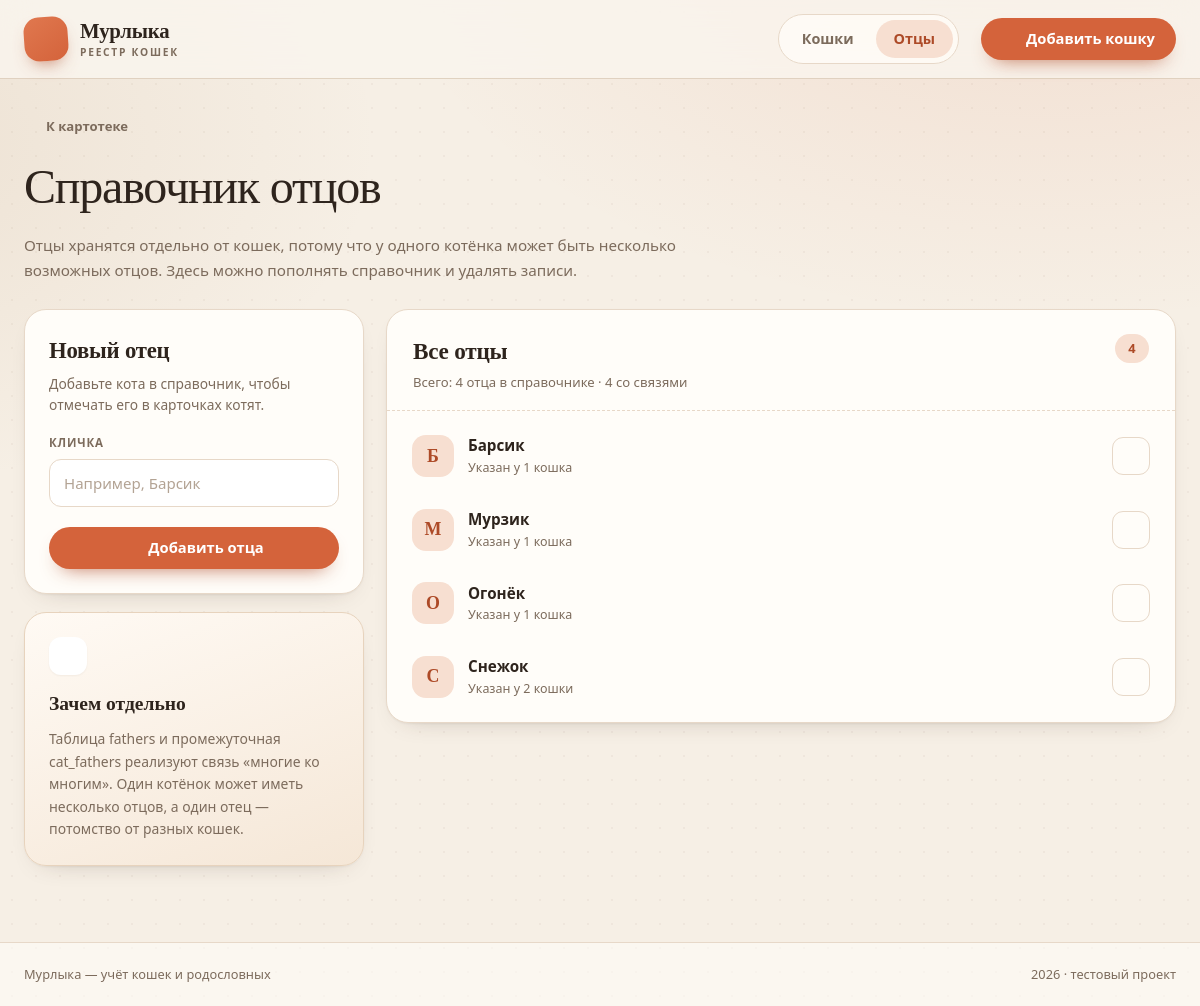
Page /fathers.php on the committed database.
### tables this page shows
CREATE TABLE fathers (
    id INT UNSIGNED NOT NULL AUTO_INCREMENT,
    name VARCHAR(100) NOT NULL,
    created_at TIMESTAMP NOT NULL DEFAULT CURRENT_TIMESTAMP,
    PRIMARY KEY (id),
    UNIQUE KEY uq_fathers_name (name)
);

### db.php (called while the page is built, shortened)
<?php
function db(): PDO
{
    static $pdo = null;
    $dsn = sprintf('mysql:host=%s;dbname=%s;charset=%s', DB_HOST, DB_NAME, DB_CHARSET);
    try {
        $pdo = new PDO($dsn, DB_USER, DB_PASS, [
            PDO::ATTR_ERRMODE => PDO::ERRMODE_EXCEPTION,
            PDO::ATTR_DEFAULT_FETCH_MODE => PDO::FETCH_ASSOC,
            PDO::ATTR_EMULATE_PREPARES => false,
        ]);
    } catch (PDOException $exception) {
        error_log('Database connection failed: ' . $exception->getMessage());
        http_response_code(500);
        exit('Не удалось подключиться к базе данных. Проверьте настройки подключения.');
    }
    return $pdo;
}

### fathers.php (the view, shortened to what this page needs)
<?php
require_once __DIR__ . '/helpers.php';
require_once __DIR__ . '/db.php';
$fathers = db()->query(
    'SELECT f.id, f.name, COUNT(cf.cat_id) AS cats_count
     FROM fathers f
     LEFT JOIN cat_fathers cf ON cf.father_id = f.id
     GROUP BY f.id, f.name
     ORDER BY f.name ASC, f.id ASC'
)->fetchAll();
$totalFathers = count($fathers);
$linkedFathers = 0;
foreach ($fathers as $father) {
    if ((int) $father['cats_count'] > 0) {
        $linkedFathers++;
    }
}
require __DIR__ . '/partials/header.php';
?>
<div class="page-head">
    <div>
        <a class="back-link" href="index.php"><?= icon('arrow-left', 'icon icon-sm') ?>К картотеке</a>
        <h1>Справочник отцов</h1>
        <p>
            Отцы хранятся отдельно от кошек, потому что у одного котёнка может быть
            несколько возможных отцов. Здесь можно пополнять справочник и удалять записи.
        </p>
    </div>
</div>
<div class="fathers-layout">
    <aside class="fathers-aside">
        <form class="panel form-panel father-add-panel" method="post" action="fathers.php">
            <div class="form-section-head">
                <h2>Новый отец</h2>
                <p>Добавьте кота в справочник, чтобы отмечать его в карточках котят.</p>
            </div>
            <div class="field">
                <label for="father-name">Кличка</label>
                <input
                    class="input"
                    type="text"
                    id="father-name"
                    name="name"
                    maxlength="100"
                    placeholder="Например, Барсик"
                    required
                >
            </div>
            <button class="btn btn-primary btn-block" type="submit">
                <?= icon('plus', 'icon icon-sm') ?>Добавить отца
            </button>
        </form>
        <div class="side-note side-note--compact">
            <span class="side-note-icon"><?= icon('info') ?></span>
            <h2>Зачем отдельно</h2>
            <p>
                Таблица fathers и промежуточная cat_fathers реализуют связь
                «многие ко многим». Один котёнок может иметь несколько отцов,
                а один отец — потомство от разных кошек.
            </p>
        </div>
    </aside>
    <section class="panel fathers-panel" aria-label="Список отцов">
        <div class="panel-head">
            <div>
                <h2>Все отцы</h2>
                <p>
                    Всего: <?= e(fathers_count($totalFathers)) ?> в справочнике ·
                    <?= e((string) $linkedFathers) ?> со связями
                </p>
            </div>
            <span class="count-pill"><?= $totalFathers ?></span>
        </div>
        <?php if ($fathers === []): ?>
            <div class="empty-state empty-state--compact">
                <span class="empty-icon"><?= icon('users') ?></span>
                <h3>Справочник пуст</h3>
                <p>Добавьте первого отца с помощью формы слева.</p>
            </div>
        <?php else: ?>
            <div class="father-list">
                <?php foreach ($fathers as $father): ?>
                    <?php
                    $catsCount = (int) $father['cats_count'];
                    $confirmText = $catsCount > 0
                        ? 'Удалить отца «' . $father['name'] . '»? У ' . cats_count($catsCount) . ' связь с ним тоже исчезнет.'
                        : 'Удалить отца «' . $father['name'] . '» из справочника?';
                    ?>
                    <div class="father-row">
                        <span class="father-avatar"><?= e(initials((string) $father['name'])) ?></span>
                        <span class="father-info">
                            <span class="father-name"><?= e($father['name']) ?></span>
                            <span class="father-meta">
                                <?= $catsCount > 0
                                    ? e('Указан у ' . cats_count($catsCount))
                                    : 'Пока ни к кому не привязан' ?>
                            </span>
                        </span>
                        <form method="post" action="fathers.php" data-confirm="<?= e($confirmText) ?>">
                            <button
                                class="icon-btn icon-btn--danger"
                                type="submit"
                                aria-label="Удалить отца <?= e($father['name']) ?>"
                                title="Удалить"
                            >
                                <?= icon('trash') ?>
                            </button>
                        </form>
                    </div>
                <?php endforeach; ?>
            </div>
        <?php endif; ?>
    </section>
</div>
<?php require __DIR__ . '/partials/footer.php'; ?>

### helpers.php (shortened to what this page needs)
<?php
function e(mixed $value): string
{
    return htmlspecialchars((string) $value, ENT_QUOTES | ENT_SUBSTITUTE, 'UTF-8');
}
function plural(int $number, string $one, string $few, string $many): string
{
    $mod100 = $number % 100;
    return match ($number % 10) {
        1 => $one,
        2, 3, 4 => $few,
        default => $many,
    };
}
function cats_count(int $count): string
{
    return $count . ' ' . plural($count, 'кошка', 'кошки', 'кошек');
}
function fathers_count(int $count): string
{
    return $count . ' ' . plural($count, 'отец', 'отца', 'отцов');
}
function initials(string $name): string
{
    $name = trim($name);
    return $name === '' ? '?' : mb_strtoupper(mb_substr($name, 0, 1));
}
function icon(string $name, string $class = 'icon'): string
{
    $paths = [
        'paw' => '<ellipse cx="5.5" cy="10.5" rx="2" ry="2.6" transform="rotate(-22 5.5 10.5)"/><ellipse cx="10" cy="5.8" rx="2" ry="2.7" transform="rotate(-8 10 5.8)"/><ellipse cx="17.4" cy="6.2" rx="2" ry="2.7" transform="rotate(14 17.4 6.2)"/><ellipse cx="20.8" cy="11.6" rx="2" ry="2.6" transform="rotate(30 20.8 11.6)"/><path d="M8.1 15.1c1-1.7 2.5-2.6 3.9-2.6s2.9.9 3.9 2.6c1.2 1.9.6 4.3-1.2 5.2-1.2.6-2.1-.3-3.4-.3s-2.3.9-3.4.3c-1.8-.9-2.4-3.3 0.2-5.2z"/>',
        'cat' => '<path d="M4.5 10.5 5.5 4l4 2.7a9.5 9.5 0 0 1 5 0L18.5 4l1 6.5v4.6a6.5 6.5 0 0 1-6.5 6.5h-2a6.5 6.5 0 0 1-6.5-6.5z"/><path d="M9.2 14.5h.01M15 14.5h.01M11 17.4h2"/>',
        'female' => '<circle cx="12" cy="9" r="5"/><path d="M12 14v7M9 18h6"/>',
        'male' => '<circle cx="10" cy="14" r="5"/><path d="m14.5 9.5 5-5M15.5 4h4.5v4.5"/>',
        'clock' => '<circle cx="12" cy="12" r="9"/><path d="M12 7.5V12l3 2"/>',
        'plus' => '<path d="M12 5v14M5 12h14"/>',
        'search' => '<circle cx="11" cy="11" r="7"/><path d="m20 20-3.6-3.6"/>',
        'edit' => '<path d="M12 20h9"/><path d="M16.6 3.4a2.1 2.1 0 0 1 3 3L7.1 18.9l-4 1 1-4z"/>',
        'trash' => '<path d="M3 6h18"/><path d="M8 6V4a1 1 0 0 1 1-1h6a1 1 0 0 1 1 1v2"/><path d="m19 6-1 14a2 2 0 0 1-2 2H8a2 2 0 0 1-2-2L5 6"/><path d="M10 11v6M14 11v6"/>',
        'arrow-left' => '<path d="M19 12H5M12 19l-7-7 7-7"/>',
        'users' => '<path d="M16 21v-2a4 4 0 0 0-4-4H6a4 4 0 0 0-4 4v2"/><circle cx="9" cy="7" r="4"/><path d="M22 21v-2a4 4 0 0 0-3-3.87M16 3.13a4 4 0 0 1 0 7.75"/>',
        'info' => '<circle cx="12" cy="12" r="9"/><path d="M12 11v5M12 8h.01"/>',
        'heart' => '<path d="M20.8 4.6a5.5 5.5 0 0 0-7.8 0L12 5.7l-1-1.1a5.5 5.5 0 0 0-7.8 7.8l1 1.1L12 21l7.8-7.5 1-1.1a5.5 5.5 0 0 0 0-7.8z"/>',
        'check' => '<path d="M20 6 9 17l-5-5"/>',
        'alert' => '<path d="M10.3 3.9 1.8 18a2 2 0 0 0 1.7 3h17a2 2 0 0 0 1.7-3L13.7 3.9a2 2 0 0 0-3.4 0z"/><path d="M12 9v4M12 17h.01"/>',
    ];
    $content = $paths[$name] ?? $paths['paw'];
    return '<svg class="' . e($class) . '" viewBox="0 0 24 24" fill="none" stroke="currentColor" stroke-width="1.8" stroke-linecap="round" stroke-linejoin="round" aria-hidden="true">' . $content . '</svg>';
}

### rows in the picture
fathers: name "Б", name "Барсик", catsCount "Указан у 1 кошка"
fathers: name "М", name "Мурзик", catsCount "Указан у 1 кошка"
fathers: name "О", name "Огонёк", catsCount "Указан у 1 кошка"
fathers: name "С", name "Снежок", catsCount "Указан у 2 кошки"

### other values in the picture
SITE_NAME "Мурлыка"
fathers_count($totalFathers) "4 отца"
$linkedFathers "4"
$totalFathers "4"
